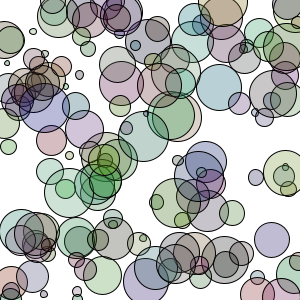
Frame 1 (no input)
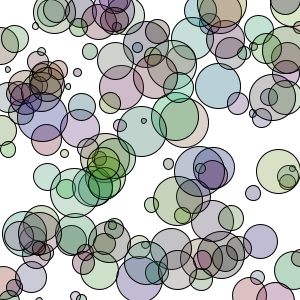
Frame 60 (the mouse pressed at the canvas centre just before this capture)
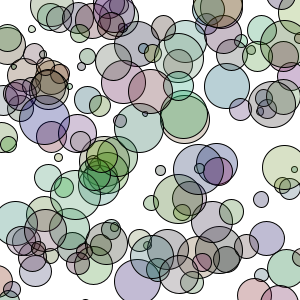
Frame 120 (the mouse held since frame 60 and released just before this capture)

The Processing sketch that drew these frames (run headless with seeded random() and noise(); from frame 60 on, the mouse is pressed at the canvas centre):

// Processing sketch: processing_67747
// ── processing_67747.pde

Ball ball;
Ball ball2;
Ball ball3;

int count = 150;
Ball [] balls = new Ball [count];

void setup () {
  size (300, 300);
  randomSeed(2);
  // ball3 = new Ball(45);
  //  ball = new Ball(30);
  //  ball2 = new Ball(15);

  for (int i=0; i<count; i++)
    balls[i] = new Ball(random(width), random (height));
} 

void draw () {
  background(255);
  for (int i=0; i<count; i++) {
    balls[i].move(); 
    balls[i].display();
  }

}

class Ball {
  float s;
  float x, y;
  color c;
  
  Ball(float _x, float _y) {
    s = random(5, 50);
    x=_x;
    y=_y;
    c = color(random(130), random (167), random (122), 70);
  }        //constructor. define variables

  void move() {
    x += random(-1, 1);
    y += random(-1, 1);
  }

  void display() {
    fill(c);
    ellipse(x, y, s, s);
  }
}
